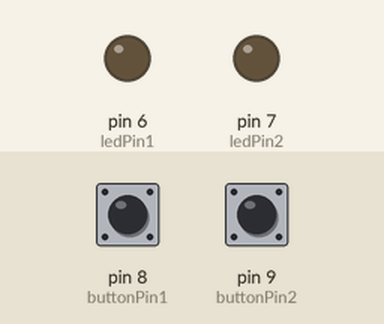
Simulated run of this sketch. Board: Arduino Uno, built with avr-gcc and run on an emulated ATmega328P. Parts: output pins drawn as LEDs (lit = HIGH). Inputs (shaded band) come from the test bench; at power-on: pin 8 (buttonPin1) LOW, pin 9 (buttonPin2) LOW.

Above: at 1.2 s.
1.3 s: pin 8 (buttonPin1) pulled HIGH for 0.15 s
At 1.37 s:
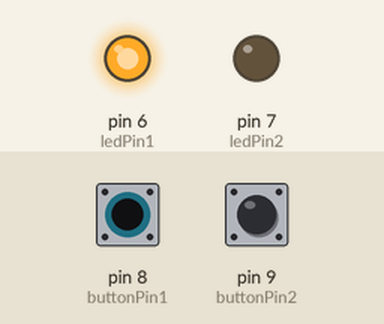
2.9 s: pin 9 (buttonPin2) pulled HIGH for 0.15 s
At 2.97 s:
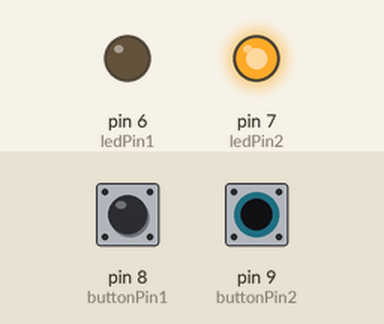
4.5 s: pin 9 (buttonPin2) pulled HIGH for 3.2 s
At 8.9 s:
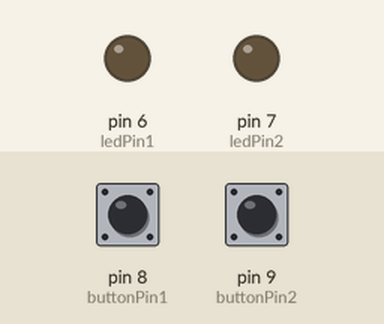
9.2 s: pin 8 (buttonPin1) pulled HIGH for 3.2 s
At 10.3 s:
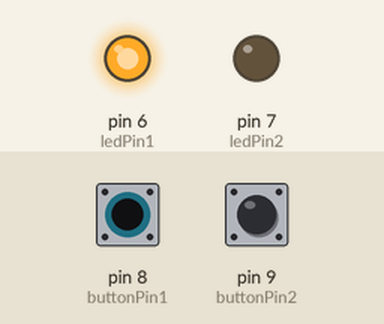
13.9 s: pin 8 (buttonPin1) driven HIGH and pin 9 (buttonPin2) driven HIGH
At 15.1 s:
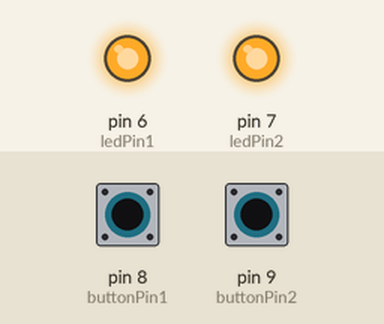
Timing chart, 0 to 16.4 s (numbered marks = the images above; inputs shaded):
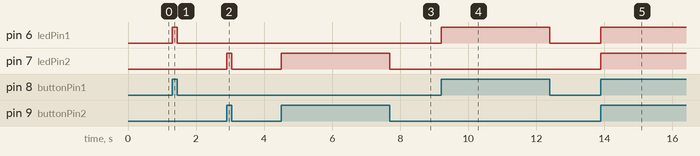

Measured:
- after the input at 1.3 s, pin 6 (ledPin1): LOW → HIGH at once, → LOW 0.15 s later
- after the input at 2.9 s, pin 7 (ledPin2): LOW → HIGH at once, → LOW 0.15 s later
- after the input at 4.5 s, pin 7 (ledPin2): LOW → HIGH at once, → LOW 3.2 s later
- after the input at 9.2 s, pin 6 (ledPin1): LOW → HIGH at once, → LOW 3.2 s later
- after the input at 13.9 s, pin 6 (ledPin1), pin 7 (ledPin2): LOW → HIGH at once

The sketch:

ps2_power_switch.ino
```cpp
// constants won't change. They're used here to
// set pin numbers:
const int buttonPin1 = 8;     // the number of the pushbutton pin
const int buttonPin2 = 9;     // the number of the pushbutton pin
const int ledPin1 =  6;      // the number of the LED pin
const int ledPin2 =  7;      // the number of the LED pin

// variables will change:
int buttonState1 = 0;         // variable for reading the pushbutton status
int buttonState2 = 0;         // variable for reading the pushbutton status

void setup() {
  // initialize the LED pin as an output:
  pinMode(ledPin1, OUTPUT);
  pinMode(ledPin2, OUTPUT);
  // initialize the pushbutton pin as an input:
  pinMode(buttonPin1, INPUT);
  pinMode(buttonPin2, INPUT);
 }

void loop() {
  // read the state of the pushbutton value:
  buttonState1 = digitalRead(buttonPin1);

  // check if the pushbutton is pressed.
  // if it is, the buttonState is HIGH:
  if (buttonState1 == HIGH) {
    // turn LED on:
    digitalWrite(ledPin1, HIGH);
  } else {
    // turn LED off:
    digitalWrite(ledPin1, LOW);
  }
    // read the state of the pushbutton value:
  buttonState2 = digitalRead(buttonPin2);

  // check if the pushbutton is pressed.
  // if it is, the buttonState is HIGH:
  if (buttonState2 == HIGH) {
    // turn LED on:
    digitalWrite(ledPin2, HIGH);
  } else {
    // turn LED off:
    digitalWrite(ledPin2, LOW);
  }
}
```
